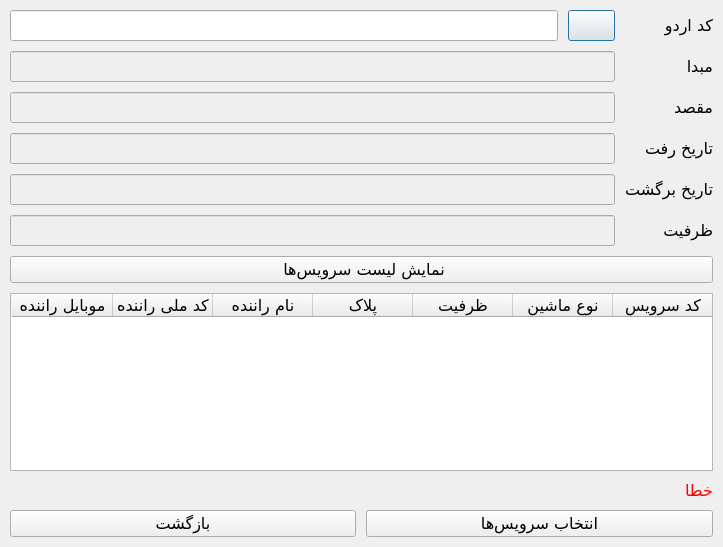
<?xml version="1.0" encoding="UTF-8"?>
<ui version="4.0">
 <class>ReserveCarsDialog</class>
 <widget class="QDialog" name="ReserveCarsDialog">
  <property name="geometry">
   <rect>
    <x>0</x>
    <y>0</y>
    <width>723</width>
    <height>547</height>
   </rect>
  </property>
  <property name="font">
   <font>
    <family>B Nazanin</family>
    <pointsize>12</pointsize>
   </font>
  </property>
  <property name="windowTitle">
   <string>لیست سرویس‌های اردو</string>
  </property>
  <property name="windowIcon">
   <iconset resource="resource.qrc">
    <normaloff>:/icons/resources/icons/icon.png</normaloff>:/icons/resources/icons/icon.png</iconset>
  </property>
  <property name="layoutDirection">
   <enum>Qt::RightToLeft</enum>
  </property>
  <property name="locale">
   <locale language="Persian" country="Iran"/>
  </property>
  <layout class="QVBoxLayout" name="verticalLayout">
   <property name="spacing">
    <number>10</number>
   </property>
   <property name="sizeConstraint">
    <enum>QLayout::SetDefaultConstraint</enum>
   </property>
   <property name="leftMargin">
    <number>10</number>
   </property>
   <property name="topMargin">
    <number>10</number>
   </property>
   <property name="rightMargin">
    <number>10</number>
   </property>
   <property name="bottomMargin">
    <number>10</number>
   </property>
   <item>
    <layout class="QFormLayout" name="FLayoutSearchFields">
     <property name="sizeConstraint">
      <enum>QLayout::SetFixedSize</enum>
     </property>
     <item row="0" column="0">
      <widget class="QLabel" name="lblTourID">
       <property name="text">
        <string>کد اردو</string>
       </property>
      </widget>
     </item>
     <item row="2" column="0">
      <widget class="QLabel" name="lblDestination">
       <property name="text">
        <string>مقصد</string>
       </property>
      </widget>
     </item>
     <item row="3" column="0">
      <widget class="QLabel" name="lblDepartTime">
       <property name="text">
        <string>تاریخ رفت</string>
       </property>
      </widget>
     </item>
     <item row="4" column="0">
      <widget class="QLabel" name="lblReturnTime">
       <property name="text">
        <string>تاریخ برگشت</string>
       </property>
      </widget>
     </item>
     <item row="5" column="0">
      <widget class="QLabel" name="lblCapacity">
       <property name="text">
        <string>ظرفیت</string>
       </property>
      </widget>
     </item>
     <item row="0" column="1">
      <layout class="QHBoxLayout" name="HlayoutTourId">
       <item>
        <widget class="QPushButton" name="btnSearchTourId">
         <property name="sizePolicy">
          <sizepolicy hsizetype="Minimum" vsizetype="Fixed">
           <horstretch>0</horstretch>
           <verstretch>0</verstretch>
          </sizepolicy>
         </property>
         <property name="text">
          <string/>
         </property>
         <property name="icon">
          <iconset resource="resource.qrc">
           <normaloff>:/icons/resources/icons/searchTour.png</normaloff>:/icons/resources/icons/searchTour.png</iconset>
         </property>
         <property name="iconSize">
          <size>
           <width>25</width>
           <height>25</height>
          </size>
         </property>
        </widget>
       </item>
       <item>
        <widget class="QLineEdit" name="txtTourId"/>
       </item>
      </layout>
     </item>
     <item row="1" column="0">
      <widget class="QLabel" name="lblOrigin">
       <property name="text">
        <string>مبدا</string>
       </property>
      </widget>
     </item>
     <item row="1" column="1">
      <widget class="QLineEdit" name="txtOrigin">
       <property name="enabled">
        <bool>false</bool>
       </property>
      </widget>
     </item>
     <item row="2" column="1">
      <widget class="QLineEdit" name="txtDestination">
       <property name="enabled">
        <bool>false</bool>
       </property>
      </widget>
     </item>
     <item row="3" column="1">
      <widget class="QLineEdit" name="txtDepartTime">
       <property name="enabled">
        <bool>false</bool>
       </property>
      </widget>
     </item>
     <item row="4" column="1">
      <widget class="QLineEdit" name="txtReturnTime">
       <property name="enabled">
        <bool>false</bool>
       </property>
      </widget>
     </item>
     <item row="5" column="1">
      <widget class="QLineEdit" name="txtCapacity">
       <property name="enabled">
        <bool>false</bool>
       </property>
      </widget>
     </item>
    </layout>
   </item>
   <item>
    <widget class="QPushButton" name="btnSearch">
     <property name="text">
      <string> نمایش لیست سرویس‌ها</string>
     </property>
     <property name="icon">
      <iconset resource="resource.qrc">
       <normaloff>:/icons/resources/icons/searchService.png</normaloff>:/icons/resources/icons/searchService.png</iconset>
     </property>
     <property name="iconSize">
      <size>
       <width>40</width>
       <height>40</height>
      </size>
     </property>
    </widget>
   </item>
   <item>
    <widget class="QTableWidget" name="tblCars">
     <property name="sizePolicy">
      <sizepolicy hsizetype="Preferred" vsizetype="Preferred">
       <horstretch>0</horstretch>
       <verstretch>0</verstretch>
      </sizepolicy>
     </property>
     <property name="font">
      <font>
       <family>B Nazanin</family>
       <pointsize>12</pointsize>
      </font>
     </property>
     <property name="horizontalScrollBarPolicy">
      <enum>Qt::ScrollBarAsNeeded</enum>
     </property>
     <property name="sizeAdjustPolicy">
      <enum>QAbstractScrollArea::AdjustIgnored</enum>
     </property>
     <property name="alternatingRowColors">
      <bool>true</bool>
     </property>
     <property name="selectionMode">
      <enum>QAbstractItemView::MultiSelection</enum>
     </property>
     <property name="selectionBehavior">
      <enum>QAbstractItemView::SelectRows</enum>
     </property>
     <attribute name="horizontalHeaderVisible">
      <bool>true</bool>
     </attribute>
     <attribute name="horizontalHeaderCascadingSectionResizes">
      <bool>true</bool>
     </attribute>
     <attribute name="horizontalHeaderMinimumSectionSize">
      <number>50</number>
     </attribute>
     <attribute name="horizontalHeaderShowSortIndicator" stdset="0">
      <bool>false</bool>
     </attribute>
     <attribute name="horizontalHeaderStretchLastSection">
      <bool>true</bool>
     </attribute>
     <attribute name="verticalHeaderVisible">
      <bool>false</bool>
     </attribute>
     <column>
      <property name="text">
       <string>کد سرویس</string>
      </property>
     </column>
     <column>
      <property name="text">
       <string>نوع ماشین</string>
      </property>
     </column>
     <column>
      <property name="text">
       <string>ظرفیت</string>
      </property>
     </column>
     <column>
      <property name="text">
       <string>پلاک</string>
      </property>
     </column>
     <column>
      <property name="text">
       <string>نام راننده</string>
      </property>
     </column>
     <column>
      <property name="text">
       <string>کد ملی راننده</string>
      </property>
     </column>
     <column>
      <property name="text">
       <string>موبایل راننده</string>
      </property>
     </column>
    </widget>
   </item>
   <item>
    <widget class="QLabel" name="lblError">
     <property name="palette">
      <palette>
       <active>
        <colorrole role="WindowText">
         <brush brushstyle="SolidPattern">
          <color alpha="255">
           <red>255</red>
           <green>0</green>
           <blue>0</blue>
          </color>
         </brush>
        </colorrole>
       </active>
       <inactive>
        <colorrole role="WindowText">
         <brush brushstyle="SolidPattern">
          <color alpha="255">
           <red>255</red>
           <green>0</green>
           <blue>0</blue>
          </color>
         </brush>
        </colorrole>
       </inactive>
       <disabled>
        <colorrole role="WindowText">
         <brush brushstyle="SolidPattern">
          <color alpha="255">
           <red>120</red>
           <green>120</green>
           <blue>120</blue>
          </color>
         </brush>
        </colorrole>
       </disabled>
      </palette>
     </property>
     <property name="text">
      <string>خطا</string>
     </property>
    </widget>
   </item>
   <item>
    <layout class="QHBoxLayout" name="HLayoutButtons">
     <item>
      <widget class="QPushButton" name="btnSelect">
       <property name="text">
        <string>انتخاب سرویس‌ها</string>
       </property>
       <property name="icon">
        <iconset resource="resource.qrc">
         <normaloff>:/icons/resources/icons/addService.png</normaloff>:/icons/resources/icons/addService.png</iconset>
       </property>
       <property name="iconSize">
        <size>
         <width>40</width>
         <height>40</height>
        </size>
       </property>
      </widget>
     </item>
     <item>
      <widget class="QPushButton" name="btnReturn">
       <property name="text">
        <string>بازگشت</string>
       </property>
       <property name="icon">
        <iconset resource="resource.qrc">
         <normaloff>:/icons/resources/icons/return.png</normaloff>:/icons/resources/icons/return.png</iconset>
       </property>
       <property name="iconSize">
        <size>
         <width>40</width>
         <height>40</height>
        </size>
       </property>
       <property name="shortcut">
        <string>Ctrl+S</string>
       </property>
      </widget>
     </item>
    </layout>
   </item>
  </layout>
 </widget>
 <resources>
  <include location="resource.qrc"/>
 </resources>
 <connections/>
</ui>
